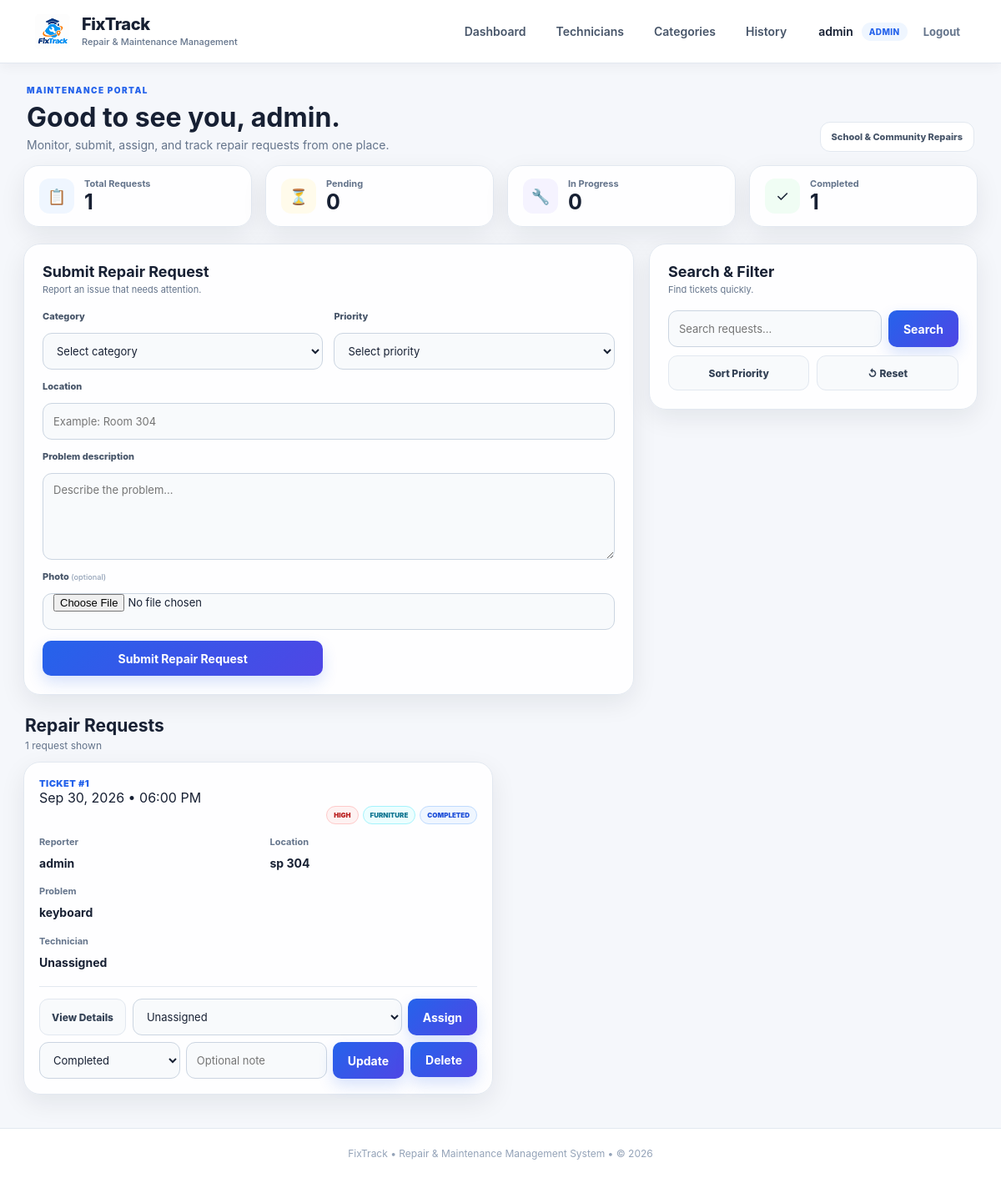
The app's page / (signed in) with its own data.
### repairs/models.py (models this page shows, shortened)
class RepairRequest(models.Model):
    CATEGORY_CHOICES = [
        ("Technology", "Technology / IT"),
        ("Furniture", "Furniture"),
        ("Electrical", "Electrical"),
        ("Plumbing", "Plumbing"),
        ("HVAC", "HVAC / Air Conditioning"),
        ("General", "General Building"),
    ]
    PRIORITY_CHOICES = [
        ("High", "High"),
        ("Medium", "Medium"),
        ("Low", "Low"),
    ]
    STATUS_CHOICES = [
        ("Pending", "Pending"),
        ("In Progress", "In Progress"),
        ("Completed", "Completed"),
        ("Cancelled", "Cancelled"),
    ]
    category = models.CharField(max_length=50, choices=CATEGORY_CHOICES)
    location = models.CharField(max_length=255)
    problem = models.TextField()
    priority = models.CharField(max_length=20, choices=PRIORITY_CHOICES)
    status = models.CharField(max_length=30, choices=STATUS_CHOICES, default="Pending")
    image = models.ImageField(upload_to="repair_images/", blank=True, null=True)
    created_at = models.DateTimeField(auto_now_add=True)
    reporter = models.ForeignKey(User, on_delete=models.CASCADE, related_name="repair_requests")
    assigned_technician = models.ForeignKey(
        Technician,
        on_delete=models.SET_NULL,
        null=True,
        blank=True,
        related_name="assigned_requests",
    )
    class Meta:
        ordering = ["-created_at"]

### repairs/views.py (the view, shortened to what this page needs)
# urls.py: path("", views.home, name="home"),
@login_required
def home(request):
    query = request.GET.get("q", "").strip()
    sort = request.GET.get("sort", "")
    requests = RepairRequest.objects.select_related("reporter", "assigned_technician")
    if sort == "priority":
        requests = requests.order_by("priority", "-created_at")
    stats = RepairRequest.objects.aggregate(
        total=Count("id"),
        pending=Count("id", filter=Q(status="Pending")),
        progress=Count("id", filter=Q(status="In Progress")),
        completed=Count("id", filter=Q(status="Completed")),
        cancelled=Count("id", filter=Q(status="Cancelled")),
    )
    context = {
        "requests": requests,
        "search_query": query,
        "technicians": Technician.objects.filter(is_active=True),
        "categories": Category.objects.filter(is_active=True),
        "total_requests": stats["total"],
        "pending_requests": stats["pending"],
        "in_progress_requests": stats["progress"],
        "completed_requests": stats["completed"],
        "cancelled_requests": stats["cancelled"],
    }
    return render(request, "dashboard.html", context)

### repairs/templates/dashboard.html (shortened to what this page needs)
{% extends 'base.html' %}
{% block content %}
<section class="hero">
  <div><span class="eyebrow">MAINTENANCE PORTAL</span><h1>Good to see you, {{ request.user.username }}.</h1><p>Monitor, submit, assign, and track repair requests from one place.</p></div>
  <div class="hero-badge">School & Community Repairs</div>
</section>
<section class="stats-grid">
  <div class="stat-card"><span class="stat-icon blue">📋</span><span class="stat-label">Total Requests</span><strong>{{ total_requests }}</strong></div>
  <div class="stat-card"><span class="stat-icon orange">⏳</span><span class="stat-label">Pending</span><strong>{{ pending_requests }}</strong></div>
  <div class="stat-card"><span class="stat-icon purple">🔧</span><span class="stat-label">In Progress</span><strong>{{ in_progress_requests }}</strong></div>
  <div class="stat-card"><span class="stat-icon green">✓</span><span class="stat-label">Completed</span><strong>{{ completed_requests }}</strong></div>
</section>
<section class="two-col">
  <div class="panel">
    <div class="panel-head"><div><h2>Submit Repair Request</h2><p>Report an issue that needs attention.</p></div></div>
    <form action="{% url 'add_request' %}" method="post" enctype="multipart/form-data" class="form-grid">{% csrf_token %}
      <div class="field"><label>Category</label><select name="category" required><option value="">Select category</option></select></div>
      <div class="field"><label>Priority</label><select name="priority" required><option value="">Select priority</option></select></div>
      <div class="field full-span"><label>Location</label><input type="text" name="location" placeholder="Example: Room 304" required></div>
      <div class="field full-span"><label>Problem description</label><textarea name="problem" placeholder="Describe the problem..." required></textarea></div>
      <div class="field full-span"><label>Photo <small>(optional)</small></label><input type="file" name="image" accept="image/png,image/jpeg,image/webp"></div>
      <button class="primary full-span" type="submit">Submit Repair Request</button>
    </form>
  </div>
  <div class="panel">
    <div class="panel-head"><div><h2>Search & Filter</h2><p>Find tickets quickly.</p></div></div>
    <form action="{% url 'home' %}" method="get" class="search-row"><input name="q" value="{{ search_query }}" placeholder="Search requests..."><button class="primary" type="submit">Search</button></form>
    <div class="quick-actions">
      <a class="secondary" href="{% url 'home' %}?sort=priority{% if search_query %}&q={{ search_query|urlencode }}{% endif %}">Sort Priority</a>
      <a class="secondary" href="{% url 'home' %}">↺ Reset</a>
    </div>
  </div>
</section>
<section class="section-head"><div><h2>Repair Requests</h2><p>{{ requests|length }} request{% if requests|length != 1 %}s{% endif %} shown</p></div></section>
{% if requests %}
<div class="request-grid">
{% for repair_request in requests %}
<article class="request-card">
  <div class="request-top"><div><div class="ticket-id">TICKET #{{ repair_request.id }}</div><span>{{ repair_request.created_at|date:'M d, Y • h:i A' }}</span></div><div class="badges"><span class="badge priority-{{ repair_request.priority|lower }}">{{ repair_request.priority }}</span><span class="badge category">{{ repair_request.get_category_display }}</span><span class="badge status">{{ repair_request.status }}</span></div></div>
  <div class="detail-grid">
    <div><span>Reporter</span><strong>{{ repair_request.reporter.username }}</strong></div>
    <div><span>Location</span><strong>{{ repair_request.location }}</strong></div>
    <div class="wide"><span>Problem</span><strong>{{ repair_request.problem }}</strong></div>
    <div><span>Technician</span><strong>{% if repair_request.assigned_technician %}{{ repair_request.assigned_technician.name }}{% else %}Unassigned{% endif %}</strong></div>
  </div>
  <div class="card-actions"><a class="secondary" href="{% url 'request_detail' repair_request.id %}">View Details</a>{% if request.user.is_staff %}<form method="post" action="{% url 'assign_technician' repair_request.id %}" class="inline-form"><select name="technician"><option value="">Unassigned</option></select><button class="secondary" type="submit">Assign</button></form><form method="post" action="{% url 'update_status' repair_request.id %}" class="inline-form"><select name="status"><option value="Completed" {% if repair_request.status == 'Completed' %}selected{% endif %}>Completed</option></select><input type="text" name="notes" placeholder="Optional note"><button class="secondary" type="submit">Update</button></form><form method="post" action="{% url 'delete_request' repair_request.id %}" onsubmit="return confirm('Delete this repair request?');"><button class="danger" type="submit">Delete</button></form>{% endif %}</div>
</article>
{% endfor %}
</div>
{% else %}<div class="empty"><div>📭</div><h3>No repair requests found</h3><p>Try submitting a new request or changing your search.</p></div>
{% endif %}
{% endblock %}

### repairs/templates/base.html (shortened to what this page needs)
{% load static %}
<!doctype html>
<html lang="en">
<head>
    <link rel="stylesheet" href="{% static 'repairs/css/app.css' %}">
</head>
<body>
<div class="shell">
    <header class="topbar">
        <a href="{% url 'home' %}" class="brand">
        <span class="brand-mark">
    <img src="{% static 'repairs/img/fixtrack-icon.png' %}" alt="FixTrack">
    </span>
            <span><strong>FixTrack</strong><small>Repair & Maintenance Management</small></span>
        </a>
        {% if request.user.is_authenticated %}
        <nav class="nav-links">
            <a href="{% url 'home' %}">Dashboard</a>
            {% if request.user.is_staff %}
            <a href="{% url 'technician_list' %}">Technicians</a>
            <a href="{% url 'category_list' %}">Categories</a>
            <a href="{% url 'history_list' %}">History</a>
            {% endif %}
        </nav>
        <div class="user-menu">
            <span>{{ request.user.username }}</span>
            <span class="role-chip">{% if request.user.is_staff %}ADMIN{% else %}TEACHER{% endif %}</span>
            <form method="post" action="{% url 'logout' %}">{% csrf_token %}<button class="link-button">Logout</button></form>
        </div>
        {% endif %}
    </header>
    <main>{% block content %}{% endblock %}</main>
    <footer>FixTrack • Repair & Maintenance Management System • © 2026</footer>
</div>
</body>
</html>

### records on screen
RepairRequest: id "1", created_at "Sep 30, 2026 • 06:00 PM", priority "HIGH", category "FURNITURE", status "COMPLETED", reporter.username "admin", location "sp 304", problem "keyboard", shows "Unassigned", status "Completed"

### other values on screen
{{ request.user.username }} "admin"
{{ total_requests }} "1"
{{ pending_requests }} "0"
{{ in_progress_requests }} "0"
{{ completed_requests }} "1"
{{ requests|length }} "1"
